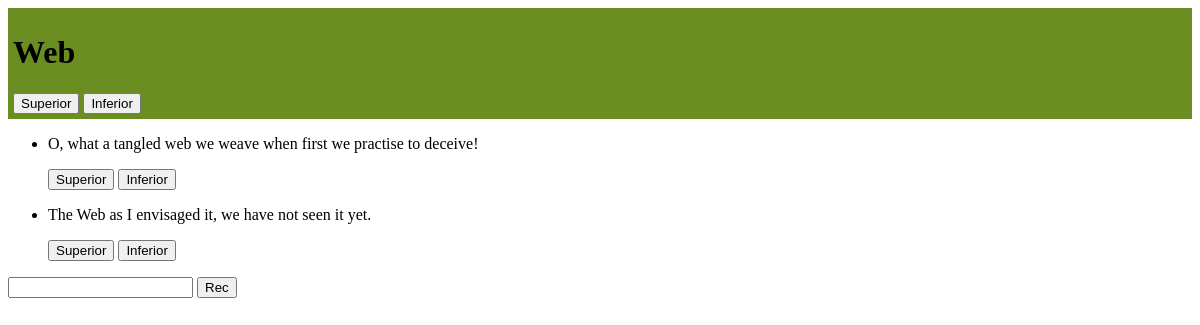
The page /Web on the database as committed earlier.
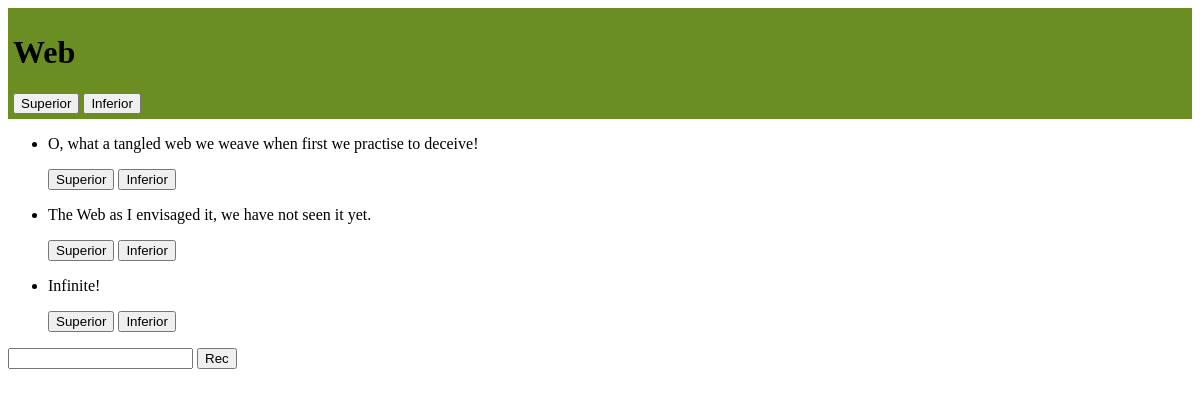
The same page on the database as committed later.
### item/models.py (models this page shows)
class Item(models.Model):
    item = models.CharField(max_length=30)
    reactions = models.ForeignKey(Reaction, on_delete=models.PROTECT, null=True)
    def __str__(self):
        return self.item

class Comment(models.Model):
    comment = models.CharField(max_length=300)
    item = models.ForeignKey(Item, on_delete=models.CASCADE, null=True)
    reactions = models.ForeignKey(Reaction, on_delete=models.PROTECT, null=True)
    def __str__(self):
        return self.comment

### item/views.py (the view, shortened to what this page needs)
# urls.py: path('<requested_item>', views.ItemView.as_view())
class ItemView(View):
    def get(self, request, requested_item):
        try:
            got_item = Item.objects.get(item=requested_item.capitalize()) # in future similar cases, the source of the following error shoud be found: item.models.Item.DoesNotExist: Item matching query does not exist.
        except Item.DoesNotExist:
            got_item = None
        comments = Comment.objects.filter(item=got_item)
        return render(request, 'item/item.html', {'item':got_item, 'comments':comments})

### item/templates/item/item.html (shortened to what this page needs)
{% load static %}
<!DOCTYPE html>
<html lang="en">
<head>
    <link rel="stylesheet" href="{% static 'item/css/styles-item.css' %}">
</head>
<body>
    <header>
        <h1>{{ item }}</h1>
        <form action="" method="post">
            <button name="item-reaction" value="1">Superior</button>
            <button name="item-reaction" value="0">Inferior</button>
        </form>
    </header>
    <ul>
        {% for comment in comments %}
        <li>
            <p>{{ comment }}</p>
            <form action="" method="post">
                <button name="comment-reaction" value="1,{{ comment.id }}">Superior</button>
                <button name="comment-reaction" value="0,{{ comment.id }}">Inferior</button>
            </form>
        </li>
        {% endfor %}
    </ul>
    <form action="" method="POST">
        <input type="text" name="new-comment">
        <button type="submit">Rec</button>
    </form>
</body>
</html>

### item/static/item/css/styles-item.css (style rules this page uses)
header { background-color: olivedrab; padding: 5px; }

Rows that differ between the two databases and show on the page:
added Comment: comment "Infinite!"
